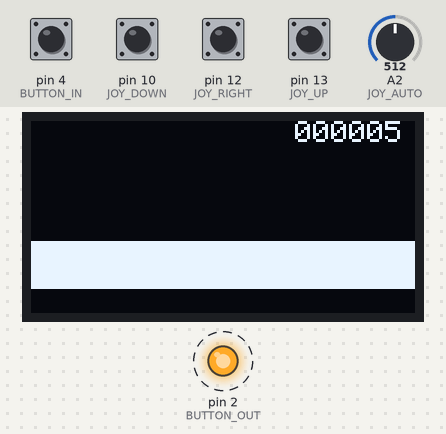
Recording of a sketch running on a simulated Arduino Uno, built with avr-gcc and run on an emulated ATmega328P. Shown: 128×64 one-colour display, output pins drawn as LEDs (lit = HIGH). Dashed ring = blinking. Inputs (shaded band) come from the test bench; at power-on: pin 4 (BUTTON_IN), pin 13 (JOY_UP) HIGH, pin 10 (JOY_DOWN), pin 12 (JOY_RIGHT) LOW, A2 (JOY_AUTO) = 512.

Above: at 1.2 s.
1.3 s: A2 (JOY_AUTO) set to 900
At 3.84 s:
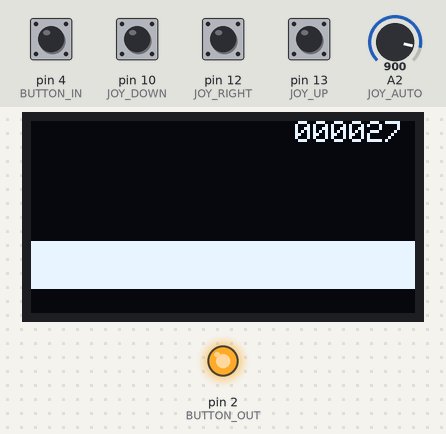
4.3 s: pin 4 (BUTTON_IN) pulled LOW for 3.2 s
At 5.7 s:
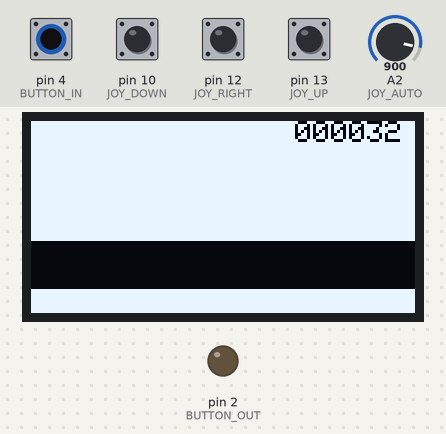
8.1 s: A2 (JOY_AUTO) set to 306
At 8.38 s:
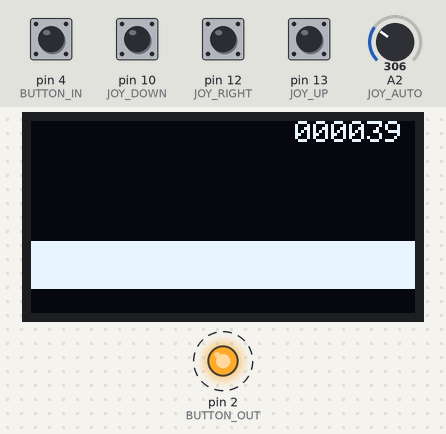
10.0 s: pin 10 (JOY_DOWN) pulled HIGH for 0.15 s
At 10.15 s:
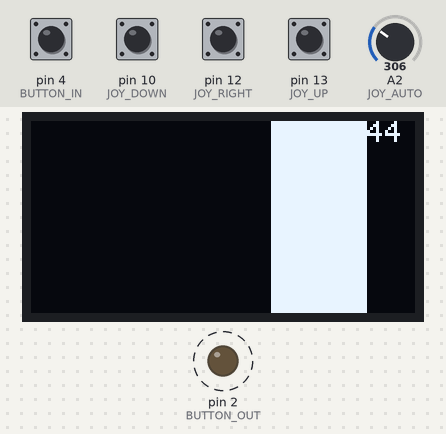
10.7 s: pin 13 (JOY_UP) pulled LOW for 0.15 s
11.4 s: pin 4 (BUTTON_IN) pulled LOW for 0.15 s
Timing chart, 0 to 13.1 s (numbered marks = the images above; inputs shaded):
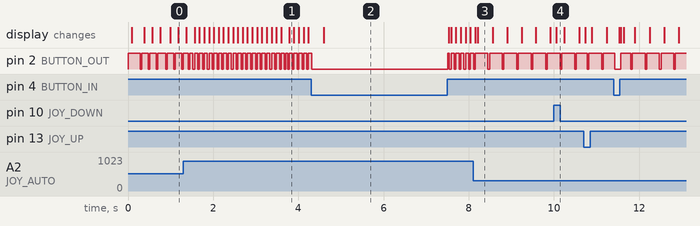

Measured:
- after the input at 8.1 s, pin 2 (BUTTON_OUT): alternates HIGH for 0.30 s and LOW for 0.04 s, starting after 0.35 s

The sketch:

luxus.ino
```cpp
// (licence header left out)
#include <SPI.h>
#include <Wire.h>
#include <TimerOne.h>
#include <Adafruit_GFX.h>
#include <Adafruit_SH1106.h>

// **************************************************
#define UPDATE_DELAY  10 // delay 10ms

#define JOY_AUTO      A2
#define JOY_DOWN      10
#define JOY_LEFT      11
#define JOY_RIGHT     12
#define JOY_UP        13  // Led pin: should be changed due to lower voltage
#define BUTTON_IN     4
#define BUTTON_OUT    2

#define OLED_CLK      9
#define OLED_MOSI     8
#define OLED_RESET    7
#define OLED_DC       6
#define OLED_CS       5
Adafruit_SH1106 display(OLED_MOSI, OLED_CLK, OLED_DC, OLED_RESET, OLED_CS);

#define STR_POS       88

boolean invert=false;
boolean flash=false;
volatile boolean autoshoot=false;

uint16_t autofire=0, old_autofire=0;
uint32_t autoperiod=0, shoot_count=0;
char shoot_str[16];

// **************************************************
void autoShoot() {

  autoshoot=true;
}

// **************************************************
void setup()   {

  pinMode(JOY_DOWN, INPUT);
  pinMode(JOY_UP, INPUT);
  pinMode(JOY_LEFT, INPUT);
  pinMode(JOY_RIGHT, INPUT);

  pinMode(BUTTON_IN, INPUT);
  digitalWrite(BUTTON_IN,LOW);
  pinMode(BUTTON_OUT, OUTPUT);
  digitalWrite(BUTTON_OUT,HIGH);
  pinMode(JOY_AUTO, INPUT);
  digitalWrite(JOY_AUTO,LOW);

  display.begin(SH1106_SWITCHCAPVCC);
  display.setTextSize(1);
  display.setTextColor(WHITE);
  display.clearDisplay();
  display.display();

  Timer1.initialize(1000000L);
  Timer1.stop();

}

// **************************************************
void loop() {

  // If display inverted, return to normal state
  if (invert==true) {
    display.invertDisplay(false);
    invert=false;
  }

  // Set normal state
  display.clearDisplay();
  display.setCursor(STR_POS,0);
  sprintf(shoot_str,"%06d",shoot_count);
  display.println(shoot_str);

  // Autofire
  autofire = analogRead(JOY_AUTO);
  autofire /= 100;
  if (old_autofire != autofire) {

    Timer1.stop();
    if (autofire != 0) {

      autoperiod = (float)1/(float)autofire*1000000L;
      Timer1.attachInterrupt(autoShoot,autoperiod);
      Timer1.restart();

      old_autofire = autofire;
    }
  }

  // Shooting?
  if (autoshoot == true || digitalRead(BUTTON_IN) == LOW) {
    digitalWrite(BUTTON_OUT,LOW);
    autoshoot=false;
    flash=true;
  } else {

    digitalWrite(BUTTON_OUT,HIGH);

    // Update shoot count when low state ends
    if (flash == true) {
      flash=false;
      shoot_count++;
    }
  }

  // Movement?
  if (digitalRead(JOY_UP) == 0) {
    display.fillRect(0,8,128,16,WHITE);
  }
  else if (digitalRead(JOY_DOWN) == 0) {
    display.fillRect(0,40,128,16,WHITE);
  }
  else if (digitalRead(JOY_RIGHT) == 0) {
    display.fillRect(80,0,32,64,WHITE);
  }
  else if (digitalRead(JOY_LEFT) == 0) {
    display.fillRect(16,0,32,64,WHITE);
  }

  // Update display
  if (flash==true) {
    display.invertDisplay(true);
    invert=true;
  }
  display.display();

  // Wait to show stuff on the screen
  delay(UPDATE_DELAY);
}
```
